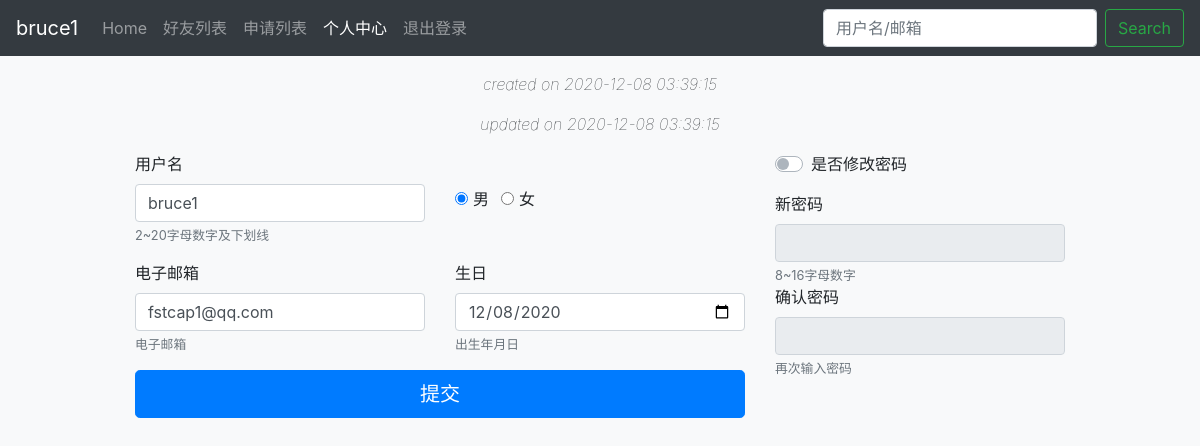
Page /auth/update (signed in) on the committed database.
### tables this page shows
CREATE TABLE user (
    id INTEGER PRIMARY KEY AUTOINCREMENT,
    created TIMESTAMP NOT NULL DEFAULT CURRENT_TIMESTAMP,
    updated TIMESTAMP NOT NULL DEFAULT CURRENT_TIMESTAMP,
    username VARCHAR(40) UNIQUE NOT NULL,
    sex VARCHAR(10) NOT NULL DEFAULT 'male',
    birthdate TIMESTAMP NOT NULL DEFAULT CURRENT_TIMESTAMP,
    password TEXT NOT NULL,
    request_ip VARCHAR(20) NOT NULL,
    email VARCHAR(255) UNIQUE NOT NULL
);

### flaskr/auth.py (the view, shortened to what this page needs)
@bp.route('/update', methods=('GET', 'POST'))
@login_required
def update():
    if request.method == 'POST':
        check_password = True if 'check_password' in request.form else False
        form = InformationForm(formdata=request.form)
    else:
        form = InformationForm(data=g.user)
    return render_template('auth/update.html', form=form)

### flaskr/auth.py (called while the page is built)
@bp.before_app_request
def load_logged_in_user():
    user_id =session.get('user_id')
    if user_id is None:
        g.user = None
    else:
        g.user = get_db().execute(
            'SELECT * FROM user WHERE id = ?', (user_id,)
        ).fetchone()

def login_required(view):
    @functools.wraps(view)
    def wrapped_view(*args, **kwargs):
        if g.user is None:
            return redirect(url_for('auth.login'))
        return view(*args, **kwargs)
    return wrapped_view

### flaskr/db.py (called while the page is built)
def get_db():
    if 'db' not in g:
        g.db = sqlite3.connect(
            current_app.config['DATABASE'],
            detect_types=sqlite3.PARSE_DECLTYPES
        )
        g.db.row_factory = sqlite3.Row
    return g.db

### flaskr/templates/auth/update.html (shortened to what this page needs)
{% extends 'base.html' %}
{% block body %}
{% from 'navbars.html' import navbar_fixed %}
{% from 'forms.html' import render_field, render_radio, render_checkbox %}
<body class="bg-light">
    {{ navbar_fixed(current='update') }}
    <div class="container">
        <div class="text-center">
            <p class="font-weight-lighter font-italic">created on {{ g.user['created'] }}</p>
            <p class="font-weight-lighter font-italic">updated on {{ g.user['updated'] }}</p>
        </div>
        <form method=post class="needs-validation" novalidate>
            <div class="row">
                <div class="col-md-4 order-md-2 mb-4">
                    <div class="mb-3">
                        {{ render_checkbox(form.check_password) }}
                    </div>
                    <fieldset id="check-password" disabled>
                        {{ render_field(form.password, label=True) }}
                        {{ render_field(form.confirm, label=True) }}
                    </fieldset>
                </div>
                <div class="col-md-8 order-md-1">
                    <div class="row">
                        <div class="col-md-6 mb-3">
                            {{ render_field(form.username, label=True) }}
                        </div>
                        <div class="col-md-6 mb-3 d-flex align-items-center">
                            {{ render_radio(form.sex) }}
                        </div>
                        <div class="col-md-6 mb-3">
                            {{ render_field(form.email, label=True) }}
                        </div>
                        <div class="col-md-6 mb-3">
                            {{ render_field(form.birthdate, label=True) }}
                        </div>
                    </div>
                    <button class="btn btn-primary btn-lg btn-block"
                        type="submit">提交</button>
                </div>
            </div>
        </form>
    </div>
</body>
{% endblock %}

### flaskr/templates/navbars.html (shortened to what this page needs)
{% macro navbar_fixed(current=None) %}
<nav class="navbar navbar-expand-md navbar-dark fixed-top bg-dark">
    <a class="navbar-brand">
        {{ g.user['username'] | trim | truncate(length=6,killwords=True) }}</a>
    <div class="collapse navbar-collapse" id="navbarCollapse">
        <ul class="navbar-nav mr-auto">
            <li class="nav-item {% if current == 'Home' %}active{% endif %}">
                <a class="nav-link"
                    href="{{ url_for('room.index') }}">
                    Home
                </a>
            </li>
            <li class="nav-item {% if current == 'friend' %}active{% endif %}">
                <a class="nav-link"
                    href="{{ url_for('friend.index') }}">
                    好友列表
                </a>
            </li>
            <li class="nav-item {% if current == 'application' %}active{% endif %}">
                <a class="nav-link"
                    href="{{ url_for('friend.application') }}">
                    申请列表
                </a>
            </li>
            <li class="nav-item {% if current == 'update' %}active{% endif %}">
                <a class="nav-link"
                    href="{{ url_for('auth.update') }}">
                    个人中心
                </a>
            </li>
            <li class="nav-item">
                <a class="nav-link"
                    href="{{ url_for('auth.logout') }}">
                    退出登录
                </a>
            </li>
        </ul>
        <form class="form-inline mt-2 mt-md-0" method=get
            action="{{ url_for('friend.search') }}">
            <input class="form-control mr-sm-2" type="text"
            placeholder="用户名/邮箱" name="query" aria-label="Search">
            <button class="btn btn-outline-success my-2 my-sm-0" type="submit">Search</button>
        </form>
    </div>
</nav>
{% endmacro %}

### flaskr/templates/forms.html (shortened to what this page needs)
{% macro render_field(field, label=false) %}
{% if label %}
{{ field.label }}
{% endif %}
{{ field(class='form-control is-invalid' if field.errors else 'form-control', **kwargs) | safe }}
{% if field.description %}
<small class="form-text text-muted">{{ field.description }}</small>
{% endif %}
{% endmacro %}
{% macro render_radio(field) %}
{% for radio in field %}
<div class="form-check form-check-inline">
    {{ radio(class="form-check-input", **kwargs) | safe }}
    {{ radio.label(class="form-check-label") }}
</div>
{% endfor %}
{% endmacro %}
{% macro render_checkbox(field) %}
<div class="custom-control custom-switch">
    {{ field.label(class="custom-control-label") }}
</div>
{% endmacro %}

### flaskr/templates/auth/update.html (style rules this page uses)
.container { max-width: 960px; }

### flaskr/templates/navbars.html (style rules this page uses)
body { padding-top: 4.5rem; }

### rows in the picture
user: user.username "bruce1", user.created "2020-12-08 03:39:15", user.updated "2020-12-08 03:39:15", username "bruce1", email "fstcap1@qq.com", birthdate "12/08/2020"

### other values in the picture
{{ field.label(class="custom-control-label") }} "是否修改密码"
{{ field.label }} "新密码 确认密码 用户名 电子邮箱 生日"
{{ field.description }} "8~16字母数字 再次输入密码 2~20字母数字及下划线 电子邮箱 出生年月日"
{{ radio.label(class="form-check-label") }} "男" "女"
